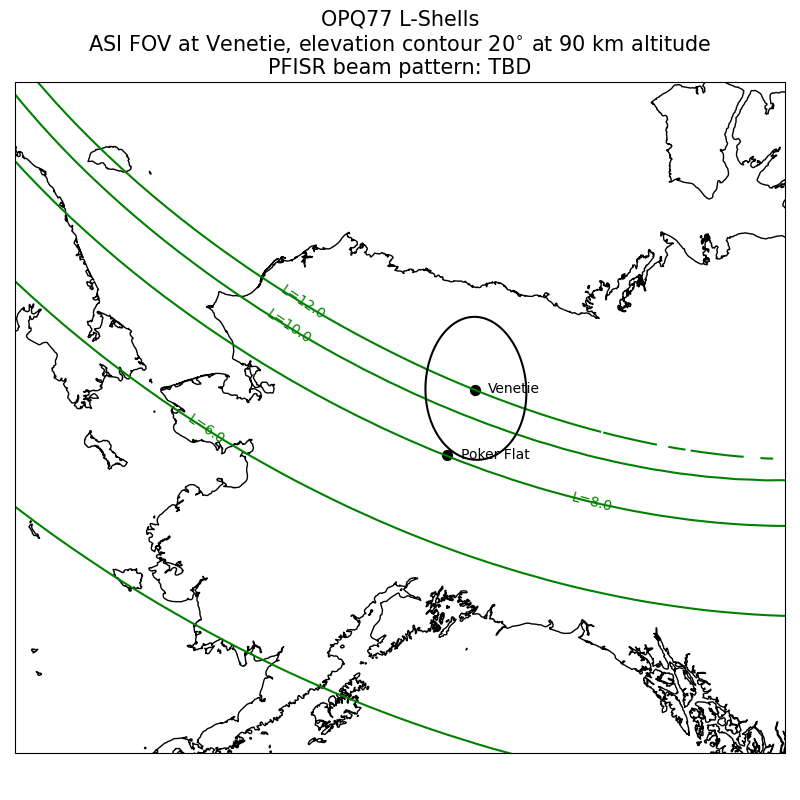

Here is the Python script that generated this plot:
import numpy as np
import progressbar
import cartopy.crs as ccrs
import matplotlib.pyplot as plt
import asilib

import IRBEM

locations = {
    'Poker Flat':(-147.48, 65.12),
    'Venetie':(-146.36, 67.00),
    'Fort Yukon':(-145.25, 66.56)
}

alt_index = 0

# Run IRBEM 
model = IRBEM.MagFields()
resolution=200
_lon = np.linspace(-180, 180, num=resolution)
_lat = np.linspace(50, 80, num=resolution)

lons, lats = np.meshgrid(_lon, _lat)
L = np.nan*np.zeros_like(lons)

for lon_i in progressbar.progressbar(range(_lon.shape[0])):
    for lat_i in range(_lat.shape[0]):
        x = {'time':'2022-03-01T12:00', 'x1':1000, 
            'x2':lats[lon_i, lat_i],'x3':lons[lon_i, lat_i]}
        output = model.make_lstar(x, {})
        if output['Lm'][0] > 1:
            # Skip -1E31 error values
            L[lon_i, lat_i] = output['Lm'][0]

# Get an ASI field of view
skymap = asilib.load_skymap('THEMIS', 'GILL', '2022-03-01T12:00')
min_elevation = 10
invalid_elevation_idx = np.where(skymap['FULL_ELEVATION'] < min_elevation)
valid_elevation_idx = np.where(skymap['FULL_ELEVATION'] >= min_elevation)
el = skymap['FULL_ELEVATION'].copy()
el[invalid_elevation_idx] = np.nan

# Plot
projection=ccrs.Orthographic(central_longitude=-147.48, central_latitude=65.12)
plt.figure(figsize=(8,8))
ax = plt.subplot(1, 1, 1, projection=projection)
ax.coastlines(resolution='10m')

for name, coords in locations.items():
    if name != 'Poker Flat':
        lon_map = skymap['FULL_MAP_LONGITUDE'] - (np.nanmean(skymap['FULL_MAP_LONGITUDE'])-coords[0])
        lat_map = skymap['FULL_MAP_LATITUDE'] - (np.nanmean(skymap['FULL_MAP_LATITUDE'])-coords[1])
        c = ax.contour(lons, lats, L, levels=[4, 6, 8, 10, 12], transform=ccrs.PlateCarree(), colors='g')
        ax.clabel(c, c.levels, inline=False, fontsize=10, fmt=lambda x: f'L={x}')
        min_el = 20
        c2 = ax.contour(lon_map[alt_index, 1:, 1:], lat_map[alt_index, 1:, 1:], el, levels=[min_el], colors='k',
                    transform=ccrs.PlateCarree())

    #Add labels
    ax.scatter(*coords, transform=ccrs.PlateCarree(), c='k', s=50)
    ax.text(coords[0]+1, coords[1], name, transform=ccrs.PlateCarree(), va='center')

ax.set_extent((-170, -130, 55, 75), crs=ccrs.PlateCarree())
ax.set_title(f'OPQ77 L-Shells\nASI FOV at Venetie, elevation contour ${min_el}^{{\circ}}$ '
             f'at {int(skymap["FULL_MAP_ALTITUDE"][alt_index]/1E3)} km altitude'
             f'\nPFISR beam pattern: TBD', fontsize=15)
plt.tight_layout()
plt.show()
